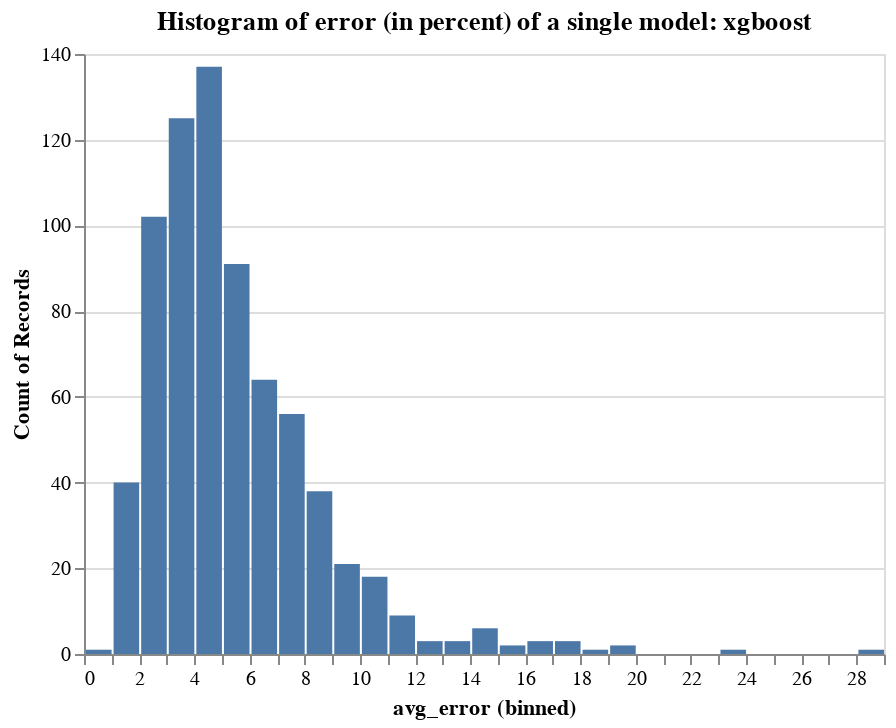

This figure's notebook cell:
### Code cell
alt.Chart(plotdf,title="Histogram of error (in percent) of a single model: xgboost ").mark_bar().encode(
    alt.X("avg_error:Q", bin=alt.Bin(maxbins=50)),
    y='count()',
)

### Figure 1 — Vega-Lite specification as saved in the notebook (floating-point values rounded to 4 significant figures; data arrays with more than 128 entries replaced by an {"elided": "..."} marker saying what was removed)
{"config": {"view": {"continuousWidth": 400, "continuousHeight": 300}}, "data": {"name": "data-edbb3a842f123b1a1a837347e340e4df"}, "mark": "bar", "encoding": {"x": {"type": "quantitative", "bin": {"maxbins": 50}, "field": "avg_error"}, "y": {"type": "quantitative", "aggregate": "count"}}, "title": "Histogram of error (in percent) of a single model: xgboost ", "$schema": "https://vega.github.io/schema/vega-lite/v4.8.1.json", "datasets": {"data-edbb3a842f123b1a1a837347e340e4df": {"elided": "727 records"}}}
